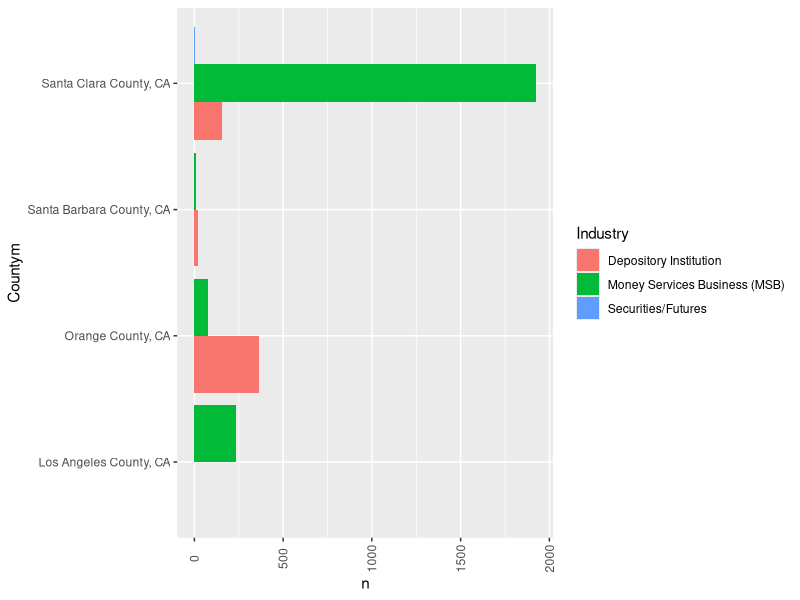

The R source for this figure:
## ---- chunk 1
knitr::opts_chunk$set(echo = TRUE)
## ---- chunk 2
  head(read.csv("SARStats.csv") )
## ---- chunk 3
library(ggplot2)
library(dplyr)
OriginData <- read.csv("SARStats.csv") 
OriginData$Count <- as.numeric(OriginData$Count)
xuan <-OriginData %>%
  group_by(Industry,Countym)%>%
  summarise(n=sum(Count))%>%
  filter(Industry != '[Total]' & Countym %in% c("Los Angeles County, CA","Santa Clara County, CA","Orange County, CA","Santa Barbara County, CA")) %>%
  arrange(desc(n))
ggplot(data=xuan,mapping=aes(x=Countym,y=n),group=factor(1),xlab(Countym))+ 
          geom_bar(position = "dodge",aes(fill=Industry),stat = "Identity")+
          theme(axis.text.x = element_text(angle = 90, hjust = 0.5, vjust = 0.5))+
          coord_flip()
          
